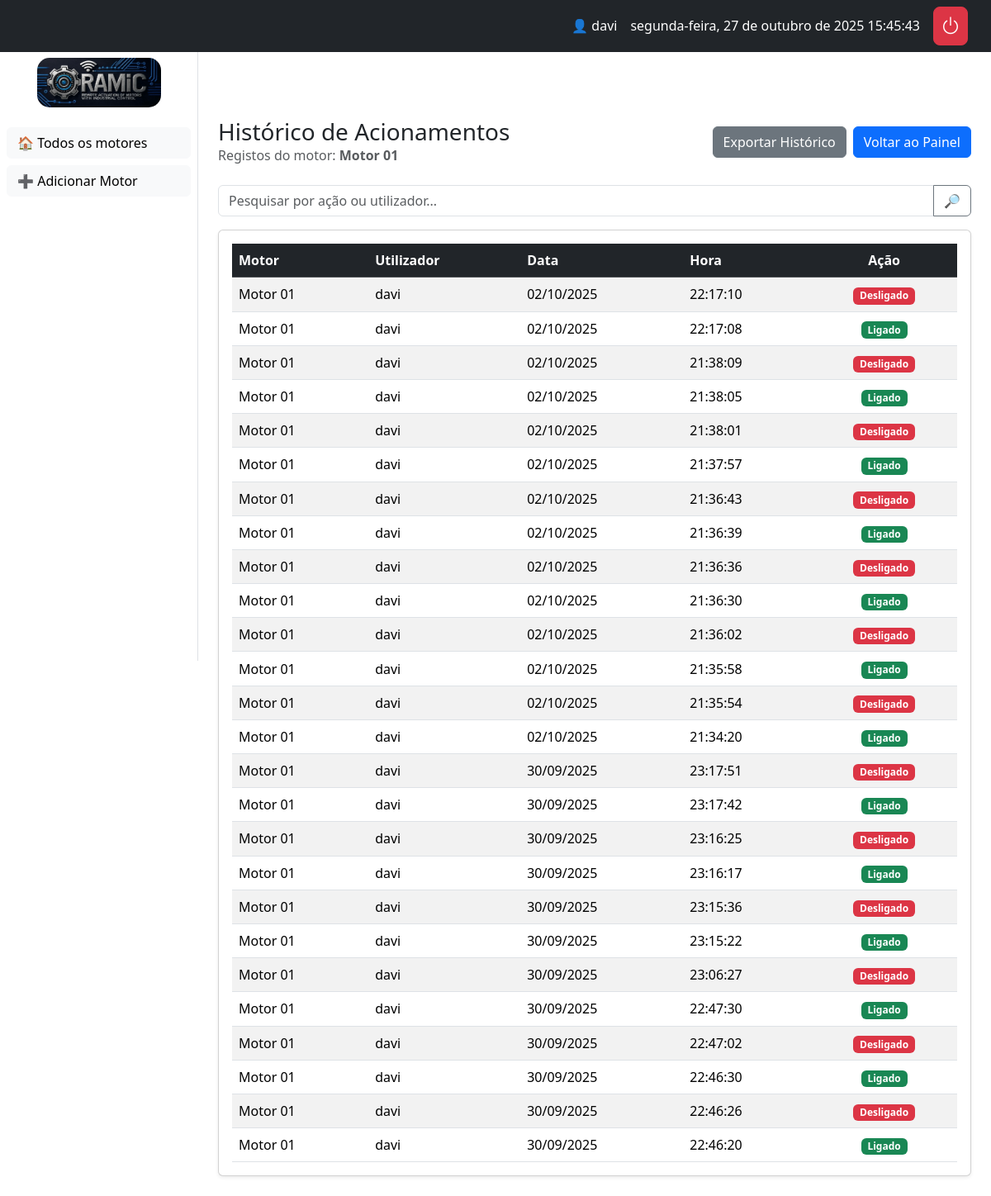
Screenshot of /motor/6/historico/ (signed in) with the database file from the repository.
### core/models.py (models this page shows, shortened)
class Motor(models.Model):
    grupos = models.ManyToManyField(Group, related_name="motores")
    nome = models.CharField(max_length=100)
    numero_serie = models.CharField(max_length=50, unique=True)
    descricao = models.TextField(blank=True, null=True)
    imagem = models.ImageField(upload_to="motores/", blank=True, null=True)
    localizacao = models.CharField(max_length=100, blank=True)
    modelo = models.CharField(max_length=100, blank=True)
    corrente = models.FloatField(null=True, blank=True, help_text="Corrente em Ampères (A)")
    potencia = models.FloatField(null=True, blank=True, help_text="Potência em Watts (W)")
    tensao = models.CharField(max_length=50, blank=True, help_text="Ex: 110V, 220V")
    ligado = models.BooleanField(default=False)
    em_manutencao = models.BooleanField(default=False)
    last_heartbeat = models.DateTimeField(null=True, blank=True)

class LogAcionamento(models.Model):
    ACOES = [
        ("LIGADO", "Ligado"),
        ("DESLIGADO", "Desligado"),
        ("MANUTENCAO_INICIO", "Manutenção Iniciada"),
        ("MANUTENCAO_FIM", "Manutenção Finalizada"),
    ]
    motor = models.ForeignKey(Motor, related_name="logs", on_delete=models.CASCADE)
    usuario = models.ForeignKey(User, on_delete=models.SET_NULL, null=True, blank=True)
    acao = models.CharField(max_length=20, choices=ACOES)
    timestamp = models.DateTimeField(auto_now_add=True)

### core/views.py (the view)
# urls.py: path("motor/<int:motor_id>/historico/", views.historico_view, name="historico"),
@login_required
def historico_view(request, motor_id: int):
    motor = get_object_or_404(Motor, id=motor_id)
    q = request.GET.get("q", "").strip()
    logs = motor.logs.all().order_by('-timestamp')
    if q:
        user_match = User.objects.filter(username__iexact=q).first()
        if user_match:
            logs = logs.filter(usuario=user_match)
        else:
            logs = logs.filter(acao__icontains=q)
    return render(request, "core/motores/historico.html", {"motor": motor, "logs": logs, "q": q})

### templates/core/motores/historico.html
{% extends "core/base.html" %}
{% load django_bootstrap5 %}
{% block content %}
<div class="d-flex align-items-center justify-content-between mb-4">
  <div>
    <h3 class="mb-0">Histórico de Acionamentos</h3>
    {% if motor %}
      <p class="text-muted mb-0">Registos do motor: <strong>{{ motor.nome }}</strong></p>
    {% endif %}
  </div>
  <div class="d-flex gap-2">
    <a href="{% url 'exportar_historico_csv' %}" class="btn btn-secondary">Exportar Histórico</a>
    <a href="{% url 'painel' %}" class="btn btn-primary">Voltar ao Painel</a>
  </div>
</div>
<form class="mb-3" method="get">
  <div class="input-group">
    <input type="text" class="form-control" name="q" placeholder="Pesquisar por ação ou utilizador..." value="{{ q }}">
    <button class="btn btn-outline-secondary" type="submit">🔎</button>
  </div>
</form>
<div class="card shadow-sm">
  <div class="card-body">
    <div class="table-responsive">
      <table class="table table-striped table-hover align-middle mb-0">
        <thead class="table-dark">
          <tr>
            <th>Motor</th>
            <th>Utilizador</th>
            <th>Data</th>
            <th>Hora</th>
            <th class="text-center">Ação</th>
          </tr>
        </thead>
        <tbody>
          {% for log in logs %}
          <tr>
            <td>{{ log.motor.nome }}</td>
            <td>{{ log.usuario.username|default:"Sistema" }}</td>
            <td>{{ log.timestamp|date:"d/m/Y" }}</td>
            <td>{{ log.timestamp|time:"H:i:s" }}</td>
            <td class="text-center">
              {% if log.acao == "LIGADO" %}
                <span class="badge text-bg-success">{{ log.get_acao_display }}</span>
              {% elif log.acao == "DESLIGADO" %}
                <span class="badge text-bg-danger">{{ log.get_acao_display }}</span>
              {% elif log.acao == "MANUTENCAO_INICIO" %}
                <span class="badge text-bg-warning">Manutenção Iniciada</span>
              {% elif log.acao == "MANUTENCAO_FIM" %}
                <span class="badge text-bg-info">Manutenção Finalizada</span>
              {% else %}
                <span class="badge text-bg-secondary">{{ log.acao }}</span>
              {% endif %}
            </td>
          </tr>
          {% empty %}
          <tr>
            <td colspan="5" class="text-center p-4">
              <p class="mb-0">Ainda não existem registos para este motor.</p>
            </td>
          </tr>
          {% endfor %}
        </tbody>
      </table>
    </div>
  </div>
</div>
{% endblock %}

### templates/core/base.html (shortened to what this page needs)
{% load static %}
{% load django_bootstrap5 %}
<!doctype html>
<html lang="pt-br">
  <head>
    <link rel="stylesheet" href="{% static 'css/style.css' %}">
    {% bootstrap_css %}
    <link rel="stylesheet" href="https://cdn.jsdelivr.net/npm/bootstrap-icons@1.11.3/font/bootstrap-icons.min.css">
    <link rel="stylesheet" href="https://cdnjs.cloudflare.com/ajax/libs/font-awesome/6.0.0-beta3/css/all.min.css">
  </head>
  <body>
    {% if user.is_authenticated %}
      <nav class="navbar navbar-dark bg-dark px-3 top-navbar">
        <div class="container-fluid">
          <div class="d-flex align-items-center text-white">
            <span class="me-3">👤 {{ request.user.username }}</span>
            <span id="datetime" class="me-3 d-none d-md-inline"></span>
            <a href="{% url 'logout' %}" class="btn btn-danger p-2 lh-1" title="Sair" style="border-radius: 0.5rem;">
              <i class="bi bi-power h4 mb-0"></i>
          </a>
          </div>
        </div>
      </nav>
      <aside class="sidebar" id="sidebar">
        <div class="text-center mb-4">
          <a href="{% url 'painel' %}">
            <img src="{% static 'img/Ramic-logo.png' %}" alt="RAMIC Logo" class="img-fluid" style="max-width: 150px; border-radius: 15px;">
          </a>
        </div>
        <ul class="list-unstyled px-2">
          <li class="mb-2"><a class="btn btn-light w-100 text-start" href="{% url 'painel' %}">🏠 Todos os motores</a></li>
          <li class="mb-2"><a class="btn btn-light w-100 text-start" href="{% url 'adicionar_motor' %}">➕ Adicionar Motor</a></li>
        </ul>
      </aside>
      <main class="content" id="content">
        {% block content %}{% endblock %}
      </main>
    {% else %}
      <main class="container py-5">
        {% bootstrap_messages %}
        {% block content_unauthenticated %}{% endblock %}
      </main>
    {% endif %}
  </body>
</html>

### static/css/style.css (style rules this page uses)
body { background-color: #f8f9fa; }
.sidebar { width: 240px; min-height: 100vh; background: #fff; border-right: 1px solid #dee2e6; position: fixed; left: 0; top: 0; padding-top: 70px; transition: transform 0.3s ease-in-out; z-index: 1040; }
.content { margin-left: 240px; padding: 24px; padding-top: 80px; transition: margin-left 0.3s ease-in-out; }
.top-navbar { position: fixed; top: 0; width: 100%; z-index: 1050; }

### rows the page displays
Motor: nome "Motor 01"
LogAcionamento: motor.nome "Motor 01", usuario.username "davi", timestamp "02/10/2025", timestamp "22:17:10", acao "Desligado"
LogAcionamento: motor.nome "Motor 01", usuario.username "davi", timestamp "02/10/2025", timestamp "22:17:08", acao "Ligado"
LogAcionamento: motor.nome "Motor 01", usuario.username "davi", timestamp "02/10/2025", timestamp "21:38:09", acao "Desligado"
LogAcionamento: motor.nome "Motor 01", usuario.username "davi", timestamp "02/10/2025", timestamp "21:38:05", acao "Ligado"
LogAcionamento: motor.nome "Motor 01", usuario.username "davi", timestamp "02/10/2025", timestamp "21:38:01", acao "Desligado"
LogAcionamento: motor.nome "Motor 01", usuario.username "davi", timestamp "02/10/2025", timestamp "21:37:57", acao "Ligado"
LogAcionamento: motor.nome "Motor 01", usuario.username "davi", timestamp "02/10/2025", timestamp "21:36:43", acao "Desligado"
LogAcionamento: motor.nome "Motor 01", usuario.username "davi", timestamp "02/10/2025", timestamp "21:36:39", acao "Ligado"
LogAcionamento: motor.nome "Motor 01", usuario.username "davi", timestamp "02/10/2025", timestamp "21:36:36", acao "Desligado"
LogAcionamento: motor.nome "Motor 01", usuario.username "davi", timestamp "02/10/2025", timestamp "21:36:30", acao "Ligado"
LogAcionamento: motor.nome "Motor 01", usuario.username "davi", timestamp "02/10/2025", timestamp "21:36:02", acao "Desligado"
LogAcionamento: motor.nome "Motor 01", usuario.username "davi", timestamp "02/10/2025", timestamp "21:35:58", acao "Ligado"
LogAcionamento: motor.nome "Motor 01", usuario.username "davi", timestamp "02/10/2025", timestamp "21:35:54", acao "Desligado"
LogAcionamento: motor.nome "Motor 01", usuario.username "davi", timestamp "02/10/2025", timestamp "21:34:20", acao "Ligado"
LogAcionamento: motor.nome "Motor 01", usuario.username "davi", timestamp "30/09/2025", timestamp "23:17:51", acao "Desligado"
LogAcionamento: motor.nome "Motor 01", usuario.username "davi", timestamp "30/09/2025", timestamp "23:17:42", acao "Ligado"
LogAcionamento: motor.nome "Motor 01", usuario.username "davi", timestamp "30/09/2025", timestamp "23:16:25", acao "Desligado"
LogAcionamento: motor.nome "Motor 01", usuario.username "davi", timestamp "30/09/2025", timestamp "23:16:17", acao "Ligado"
LogAcionamento: motor.nome "Motor 01", usuario.username "davi", timestamp "30/09/2025", timestamp "23:15:36", acao "Desligado"
LogAcionamento: motor.nome "Motor 01", usuario.username "davi", timestamp "30/09/2025", timestamp "23:15:22", acao "Ligado"
LogAcionamento: motor.nome "Motor 01", usuario.username "davi", timestamp "30/09/2025", timestamp "23:06:27", acao "Desligado"
LogAcionamento: motor.nome "Motor 01", usuario.username "davi", timestamp "30/09/2025", timestamp "22:47:30", acao "Ligado"
LogAcionamento: motor.nome "Motor 01", usuario.username "davi", timestamp "30/09/2025", timestamp "22:47:02", acao "Desligado"
LogAcionamento: motor.nome "Motor 01", usuario.username "davi", timestamp "30/09/2025", timestamp "22:46:30", acao "Ligado"
LogAcionamento: motor.nome "Motor 01", usuario.username "davi", timestamp "30/09/2025", timestamp "22:46:26", acao "Desligado"
LogAcionamento: motor.nome "Motor 01", usuario.username "davi", timestamp "30/09/2025", timestamp "22:46:20", acao "Ligado"

### other values shown
{{ request.user.username }} "davi"
